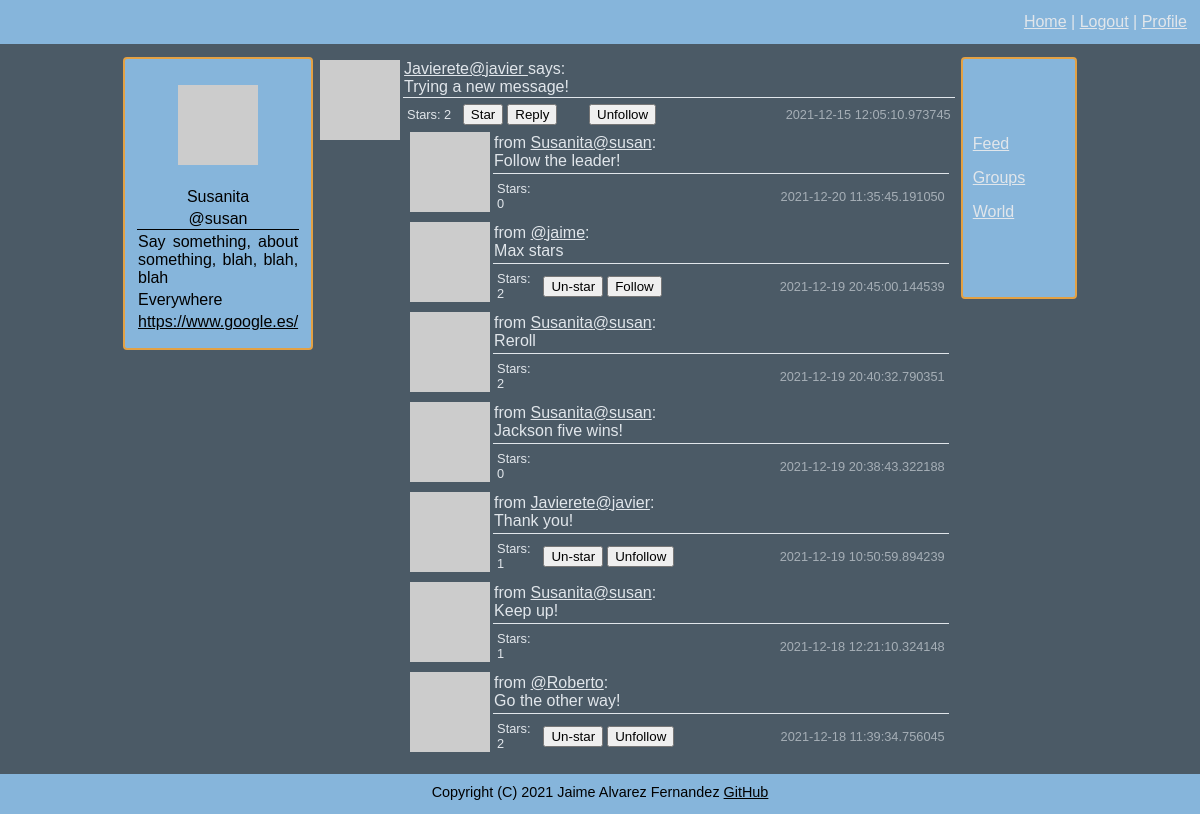
Screenshot of /conversation/3 (signed in) with the database file from the repository.
### connect/models.py (models this page shows, shortened)
class User(UserMixin, db.Model):
    id = db.Column(db.Integer, primary_key=True)
    username = db.Column(db.String(64), index=True, unique=True)
    email = db.Column(db.String(120), index=True, unique=True)
    nickname = db.Column(db.String(64))
    password = db.Column(db.String(128))
    about_me = db.Column(db.String(140))
    location = db.Column(db.String(64))
    website = db.Column(db.String(120))
    last_seen = db.Column(db.DateTime, default=datetime.datetime.utcnow)
    follower_bio = db.Column(db.Boolean, default=False)
    posts = db.relationship('Posts', backref='author', lazy='dynamic')
    reply = db.relationship('Reply', backref='author', lazy='dynamic')
    followed = db.relationship('User',
                               secondary=followers,
                               primaryjoin=(followers.c.follower_id == id),
                               secondaryjoin=(followers.c.followed_id == id),
                               backref=db.backref('followers', lazy='dynamic'), lazy='dynamic')
    starred = db.relationship('Posts',
                              secondary=stars,
                              backref=db.backref('awarded_stars', lazy='dynamic'), lazy='dynamic')
    starred_reply = db.relationship('Reply',
                                    secondary=stars_reply,
                                    backref=db.backref('awarded_stars_reply', lazy='dynamic'), lazy='dynamic')
    def avatar(self, size):
        digest = md5(self.email.lower().encode('utf-8')).hexdigest()
        return f'https://www.gravatar.com/avatar/{digest}?d=identicon&s={size}'
    def is_following(self, user):
        return self.followed.filter(followers.c.followed_id == user.id).count() > 0
    def is_starred(self, post):
        return self.starred.filter(stars.c.post_id == post.id).count() > 0
    def is_starred_reply(self, reply):
        return self.starred_reply.filter(stars_reply.c.reply_id == reply.id).count() > 0

class Posts(db.Model):
    id = db.Column(db.Integer, primary_key=True)
    body = db.Column(db.String(140))
    timestamp = db.Column(db.DateTime, index=True, default=datetime.datetime.utcnow)
    user_id = db.Column(db.Integer, db.ForeignKey('user.id'))
    reply = db.relationship('Reply', backref='original', lazy='dynamic')
    def replies(self):
        return Reply.query.filter_by(post_id=self.id).order_by(Reply.timestamp.desc())

class Reply(db.Model):
    id = db.Column(db.Integer, primary_key=True)
    body = db.Column(db.String(140))
    timestamp = db.Column(db.DateTime, index=True, default=datetime.datetime.utcnow)
    user_id = db.Column(db.Integer, db.ForeignKey('user.id'))
    post_id = db.Column(db.Integer, db.ForeignKey('posts.id'))

### connect/routing.py (the view)
@app.route('/conversation/<post>')
@flask_login.login_required
def conversation(post):
    empty_form = forms.EmptyForm()
    post = models.Posts.query.filter_by(id=post).first()
    return flask.render_template('conversation.html', post=post, e_form=empty_form,
                                 title=f"Follow conversation from {post.author.username}")

### connect/forms.py
class EmptyForm(FlaskForm):
    submit = wtforms.SubmitField('Submit')

### connect/models.py (called while the page is built)
@login.user_loader
def load_user(user_id):
    return User.query.get(int(user_id))

### connect/routing.py (called while the page is built)
@app.before_request
def before_request():
    if flask_login.current_user.is_authenticated:
        flask_login.current_user.last_seen = datetime.datetime.utcnow()
        db.session.commit()

### connect/templates/conversation.html (shortened to what this page needs)
{% extends "general_template.html" %}
{% block content %}
<table width="100%">
    <tr>
        <td width="60" rowspan="2" valign="top"><img src="{{ post.author.avatar(60) }}"></td>
        <td class="bottom_line">
                <a href="{{ url_for('user_messages', username=post.author.username) }}">
                    {% if post.author.nickname %}{{ post.author.nickname }}{% endif %}@{{ post.author.username }}
                </a>
                says:<br>
             {{ post.body }}
        </td>
    </tr>
    <tr>
        <td>
            <table width="100%" border="0">
                <tr class="smaller_font_80">
                    <td width="10%">Stars: {{ post.awarded_stars.count() }}</td>
                    <td width="7%">
                        {% if post.author.username != current_user.username %}
                            {% if not current_user.is_starred(post) %}
                            <form method="post" action="{{ url_for('star', post=post.id, url=request.endpoint) }}">
                                {{ e_form.submit(value='Star') }}
                            </form>
                            {% else %}
                            <form method="post" action="{{ url_for('un_star', post=post.id, url=request.endpoint) }}">
                                {{ e_form.hidden_tag() }}
                                {{ e_form.submit(value='Un-star') }}
                            </form>
                            {% endif %}
                        {% endif %}
                    </td>
                    <td>
                        <form method="get" action="{{ url_for('reply', post=post.id, url=request.endpoint) }}">
                            {{ e_form.submit(value='Reply') }}
                        </form>
                    </td>
                    <td>
                        {% if not current_user.is_following(post.author) and post.author != current_user %}
                        <form method="post" action="{{ url_for('follow', username=post.author.username, url=request.endpoint) }}">
                            {{ e_form.hidden_tag() }}
                            {{ e_form.submit(value='Follow') }}
                        </form>
                        {% elif current_user.is_following(post.author) and post.author != current_user  %}
                        <form method="post" action="{{ url_for('unfollow', username=post.author.username, url=request.endpoint) }}">
                            {{ e_form.submit(value='Unfollow') }}
                        </form>
                        {% endif %}
                    </td>
                    <td class="time">{{ post.timestamp }}</td>
                </tr>
                <tr>
                    <td colspan="5">
                        {% for n in range(post.replies().all()|length) %}
                            {% include "sub_templates/_replies.html" %}
                        {% endfor %}
                    </td>
                </tr>
            </table>
        </td>
    </tr>
</table>
    {% include "sub_templates/_pagination.html" %}
{% endblock %}

### connect/templates/sub_templates/_profile.html (shortened to what this page needs)
{% if user and user != current_user %}
    <p>
        <img src="{{ user.avatar(128) }}">
    </p>
    <table width="100%">
        <tr>
            <td>
                {% if user.nickname is not none %}
                {{ user.nickname }}
                {% endif %}
            </td>
        </tr>
        <tr>
            <td class="bottom_line">
                @{{ user.username }}
            </td>
        </tr>
        <tr>
            <td>
                {% if not current_user.is_following(user) %}
                <form method="post" action="{{ url_for('follow', username=user.username, url=request.endpoint) }}">
                    {{ e_form.hidden_tag() }}
                    {{ e_form.submit(value='Follow') }}
                </form>
                {% else %}
                <form method="post" action="{{ url_for('unfollow', username=user.username, url=request.endpoint) }}">
                    {{ e_form.hidden_tag() }}
                    {{ e_form.submit(value='Unfollow') }}
                </form>
                {% endif %}
            </td>
        </tr>
        <tr>
            <td class="justify_text">
                {% if user.about_me is not none %}
                    {{ user.about_me }}
                {% endif %}
            </td>
        </tr>
        <tr>
            <td>
                {% if user.location is not none %}
                    {{ user.location }}
                {% endif %}
            </td>
        </tr>
        <tr>
            <td>
                {% if user.website is not none %}
                    <a href="{{ current_user.website }}">{{ current_user.website }}</a>
                {% endif %}
            </td>
        </tr>
        <tr>
            <td>
                {% if user.follower_bio %}
                Followers: {{ current_user.followers.count() }}
                {% endif %}
            </td>
        </tr>
    </table>
{% else %}
    <p>
        <img src="{{ current_user.avatar(128) }}">
    </p>
    <table width="100%">
        <tr>
            <td>
                {% if current_user.nickname is not none %}
                {{ current_user.nickname }}
                {% endif %}
            </td>
        </tr>
        <tr>
            <td class="bottom_line">
                @{{ current_user.username }}
            </td>
        </tr>
        <tr>
            <td class="justify_text">
                {% if current_user.about_me is not none %}
                    {{ current_user.about_me }}
                {% endif %}
            </td>
        </tr>
        <tr>
            <td class="justify_text">
                {% if current_user.location is not none %}
                    {{ current_user.location }}
                {% endif %}
            </td>
        </tr>
        <tr>
            <td class="justify_text">
                {% if current_user.website is not none %}
                    <a href="{{ current_user.website }}">{{ current_user.website }}</a>
                {% endif %}
            </td>
        </tr>
        <tr>
            <td>
            </td>
        </tr>
    </table>
{% endif %}

### connect/templates/sub_templates/_replies.html (shortened to what this page needs)
<table width="100%">
    <tr>
        <td width="30" rowspan="2" valign="top"><img src="{{ post.replies()[n].author.avatar(30) }}"></td>
        <td class="bottom_line">
            from
            <a href="{{ url_for('user_messages', username=post.replies()[n].author.username) }}">{% if post.replies()[n].author.nickname %}{{ post.replies()[n].author.nickname }}{% endif %}@{{ post.replies()[n].author.username }}</a>:<br>
            {{ post.replies()[n].body }}
        </td>
    </tr>
    <tr>
        <td>
            <table width="100%" border="0">
                <tr class="smaller_font_80">
                    <td width="10%">Stars: {{ post.replies()[n].awarded_stars_reply.count() }}</td>
                    <td width="7%">
                        {% if post.replies()[n].author.username != current_user.username %}
                            {% if not current_user.is_starred_reply(post.replies()[n]) %}
                            <form method="post" action="{{ url_for('star_reply', reply_id=post.replies()[n].id, url=request.endpoint) }}">
                                {{ e_form.hidden_tag() }}
                                {{ e_form.submit(value='Star') }}
                            </form>
                            {% else %}
                            <form method="post" action="{{ url_for('un_star_reply', reply_id=post.replies()[n].id, url=request.endpoint) }}">
                                {{ e_form.submit(value='Un-star') }}
                            </form>
                            {% endif %}
                        {% endif %}
                    </td>
                    <td>
                        {% if not current_user.is_following(post.replies()[n].author) and post.replies()[n].author != current_user %}
                        <form method="post" action="{{ url_for('follow', username=post.replies()[n].author.username, url=request.endpoint) }}">
                            {{ e_form.submit(value='Follow') }}
                        </form>
                        {% elif current_user.is_following(post.replies()[n].author) and post.replies()[n].author != current_user  %}
                        <form method="post" action="{{ url_for('unfollow', username=post.replies()[n].author.username, url=request.endpoint) }}">
                            {{ e_form.submit(value='Unfollow') }}
                        </form>
                        {% endif %}
                    </td>
                    <td class="time">{{ post.replies()[n].timestamp }}</td>
                </tr>
            </table>
        </td>
    </tr>
</table>

### connect/static/css/style.css (style rules this page uses)
body { font-family: Arial; background: #4b5a66; color: #e1e6eb; min-height: 100vh; margin: 0; }
a { color: inherit; }
.bottom_line { border: solid; border-width: 0px 0 1px 0; }
.justify_text { text-align: justify; text-justify: inter-word; }
.smaller_font_80 { font-size:80%; }
.time { text-align: right; opacity: 0.6; }
body { display:flex; flex-direction:column; }

### rows the page displays
User: nickname "Susanita", username "susan", about_me "Say something, about something, blah, blah, blah", location "Everywhere", website "https://www.google.es/", nickname "Susanita" "Susanita" "Susanita" "Susanita", username "susan" "susan" "susan" "susan"
User: author.nickname "Javierete", author.username "javier", nickname "Javierete", username "javier"
Posts: body "Trying a new message!", timestamp "2021-12-15 12:05:10.973745", id.timestamp "2021-12-20 11:35:45.191050" "2021-12-19 20:45:00.144539" "2021-12-19 20:40:32.790351" "2021-12-19 20:38:43.322188" "2021-12-19 10:50:59.894239" "2021-12-18 12:21:10.324148" "2021-12-18 11:39:34.756045"
Reply: body "Follow the leader!"
User: username "jaime"
Reply: body "Max stars"
Reply: body "Reroll"
Reply: body "Jackson five wins!"
Reply: body "Thank you!"
Reply: body "Keep up!"
User: username "Roberto"
Reply: body "Go the other way!"

### other values shown
{{ post.awarded_stars.count() }} "2"
{{ post.replies()[n].awarded_stars_reply.count() }} "0" "2" "2" "0" "1" "1" "2"
